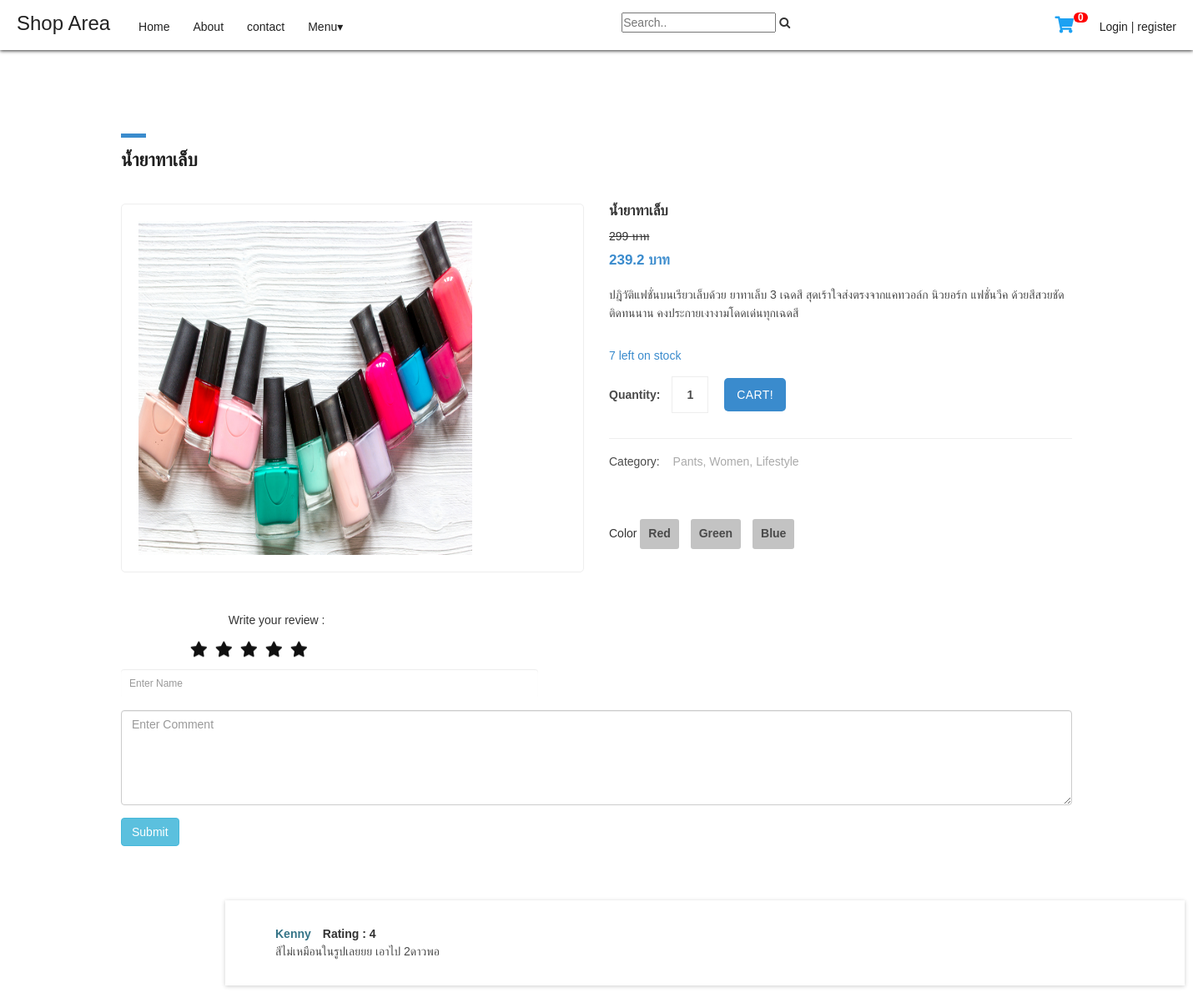
The app's page /Webdatabase/single-product.php?id=2 with its own data.
### tables this page shows
CREATE TABLE `stock` (
  `ProductID` int(9) NOT NULL,
  `SellerID` int(9) NOT NULL,
  `ProductName` varchar(120) NOT NULL,
  `Price` int(10) NOT NULL,
  `CategoryID` int(9) NOT NULL,
  `ProductDetail` text NOT NULL,
  `DiscountPrice` int(5) NOT NULL,
  `DiscountType` char(1) NOT NULL COMMENT '1 %   2 baht'
);

CREATE TABLE `productpicture` (
  `ProductID` int(9) NOT NULL,
  `ProductPicture` varchar(50) NOT NULL
);

CREATE TABLE `productdetail` (
  `ProductDetailID` int(9) NOT NULL,
  `Type` varchar(30) NOT NULL,
  `Value` varchar(30) NOT NULL,
  `Quantity` int(5) NOT NULL,
  `ProductID` int(9) NOT NULL
);

CREATE TABLE `reviewproduct` (
  `ReviewID` int(9) NOT NULL,
  `ProductID` int(9) NOT NULL,
  `OrderID` int(9) NOT NULL,
  `Rating` float NOT NULL,
  `Comment` text NOT NULL
);

CREATE TABLE `user` (
  `UserID` int(9) NOT NULL,
  `Fname` varchar(50) NOT NULL,
  `Lname` varchar(50) NOT NULL,
  `Gender` char(1) NOT NULL,
  `Tel` char(10) NOT NULL,
  `DOB` date NOT NULL,
  `Email` varchar(50) NOT NULL,
  `News` tinyint(1) NOT NULL DEFAULT '0',
  `ProfilePicture` varchar(50) DEFAULT NULL,
  `Username` varchar(50) NOT NULL,
  `Pass` varchar(50) NOT NULL,
  `IdCard` char(13) DEFAULT NULL,
  `Banking` varchar(50) DEFAULT NULL,
  `Shopname` varchar(120) DEFAULT NULL,
  `Shopdetail` varchar(120) DEFAULT NULL
);

### Webdatabase/single-product.php (the view, shortened to what this page needs)
<!DOCTYPE html>
<?php
    require_once('driver.php');
    $SQLcart="SELECT * from cart WHERE UserID= '".$_SESSION['UserID']."'";
$querycart = mysqli_query($conn,$SQLcart);
$numcart =mysqli_num_rows($querycart);
require_once('driver.php');
 $id = $_GET['id'];
 $SQL = "SELECT * FROM stock WHERE ProductID = $id";
 $objquery = mysqli_query($conn,$SQL);
    $objresult = mysqli_fetch_array($objquery);
    $SQL2 ="SELECT * FROm productpicture WHERE productID = $id";
    $objquery2= mysqli_query($conn,$SQL2);
?>
<html lang="en" xmlns="http://www.w3.org/1999/xhtml">
<head>
    <link href="css/login.css" rel="stylesheet" type="text/css">
    <link rel="stylesheet" href="https://cdnjs.cloudflare.com/ajax/libs/font-awesome/4.7.0/css/font-awesome.min.css">
    <link href="css/style.css" rel="stylesheet">
    <link href="https://stackpath.bootstrapcdn.com/font-awesome/4.7.0/css/font-awesome.min.css" rel="stylesheet">
    <link rel="stylesheet" href="https://maxcdn.bootstrapcdn.com/bootstrap/3.3.6/css/bootstrap.min.css" />
	 <link rel="stylesheet" href="https://use.fontawesome.com/releases/v5.7.1/css/all.css">
    <link href="css/bootstrap.min.css" rel="stylesheet">
    <link rel="stylesheet" href="css/fontawesome.css">
    <link rel="stylesheet" href="css/tooplate-main.css">
    <link rel="stylesheet" href="css/owl.css">
    <link rel="stylesheet" href="css/flex-slider.css">
</head>
<body>
    <nav>
        <p>Shop Area</p>
        <ul>
            <li><a href="home.php">Home</a></li>
            <li><a href="about.php">About</a></li>
            <li><a href="contact.php">contact</a></li>
            <li>
                <a href="#">Menu▾</a>
            </li>
        </ul>
        <div class="search-container">
            <form action="/action_page.php">
                <input id="2",type="text" placeholder="Search.." name="search">
                <button type="submit"><i class="fa fa-search"></i></button>
            </form>
        </div>
        <section class="nav-container">
            <aside class="menu">
                <div class="menu-container">
                <a href="#" id="cart" class="fas fa-shopping-cart " style="font-size:20px;color:#1da1f2;"></a><span class='badge badge-warning' id='lblCartCount'> <?php echo $numcart?> </span>&emsp;<a href="login.php" id="login">Login</a> | <a href="regis.php" id="regis">register</a>
                </div>
            </aside>
        </section>
    </nav>
    <br>
    <div class="single-product">
        <div class="container">
            <div class="row">
                <div class="col-md-12">
                    <div class="section-heading">
                        <div class="line-dec"></div>
                        <h1><?php echo $objresult['ProductName'];?></h1>
                    </div>
                </div>
                <div class="col-md-6">
                    <div class="product-slider">
                        <div id="slider" class="flexslider">
                            <ul class="slides">
                                <?php while($objresult2=mysqli_fetch_array($objquery2))
                                {
echo "<li>
    <img src =".$objresult2['ProductPicture']." style='width:400px;height:400px;'>
</li>";
                                }
                                ?>
                            </ul>
                        </div>
                    </div>
                </div>
                <div class="col-md-6">
                    <div class="right-content">
                    <?php if($objresult['DiscountType']==1){
    $priceofproduct = $objresult['Price'] - ($objresult['Price']*$objresult['DiscountPrice']/100);
}
else{
    $priceofproduct = $objresult['Price'] - $objresult['DiscountPrice'];
}?>
                        <h4><?php echo $objresult['ProductName'];?></h4>
                        <strike><?php echo $objresult['Price'];?> บาท</strike>
                        <h6><?php echo $priceofproduct." บาท";?></h6>
                        <p><?php echo $objresult['ProductDetail'];?></p>
                        <span>7 left on stock</span>
                        <form action="productsent.php" method="get">
                            <label for="quantity">Quantity:</label>
                            <input name="quantity" type="quantity" class="quantity-text" id="quantity"
                                   onfocus="if(this.value == '1') { this.value = ''; }"
                                   onBlur="if(this.value == '') { this.value = '1';}"
                                   value="1">
                            <input type="submit" class="button" value="Cart!">
                        <div class="down-content">
                            <div class="categories">
                                <h6>Category: <span><a href="#">Pants</a>,<a href="#">Women</a>,<a href="#">Lifestyle</a></span></h6>
                            </div>
                        </div>
                        <div class="cssradio">
                            <h5>
                            <?php $SQL4="SELECT * FROM productdetail WHERE ProductID = $id";
                            $objquery4 = mysqli_query($conn,$SQL4);
                            ?>
                                <?php
                                $count=1;
                                $count2=0;
                                while($objresult4=mysqli_fetch_array($objquery4))
                                {
                                if($count2==0)
                                {
                                echo "<br>";
                                echo $objresult4['Type'];
                                $count2++;
                            }
                                    echo '<input type ="radio" value ='.$objresult4["ProductDetailID"].' name="value" id="radio'.$count.'" />
                                    <label for="radio'.$count.'">'.$objresult4["Value"].'</label>';
                                    $count++;
                                }
                                ?>
                                   </h5>
                        </div>
                        </form>
                    </div>
                </div>
            </div>
        </div>
    </div>
    <br><br>
    <h5>&emsp;&emsp;&emsp;&emsp;&emsp;&emsp;&emsp;&emsp;&emsp;&emsp;&emsp;&emsp;&emsp;&emsp;&emsp;&emsp;&emsp;&emsp;&emsp;&nbsp; Write your review : </h5><br>
    <form method="POST" id="comment_form" action="commentsend.php">
    <div class="rating">
        <input type="radio" name="star" id="star1" value=5><label for="star1"></label>
        <input type="radio" name="star" id="star2" value=4><label for="star2"></label>
        <input type="radio" name="star" id="star3" value=3><label for="star3"></label>
        <input type="radio" name="star" id="star4" value=2><label for="star4"></label>
        <input type="radio" name="star" id="star5" value=1><label for="star5"></label>
    </div>
    <br />
    <div class="container">
            <div class="form-group">
                <input type="text" name="comment_name" id="comment_name" class="form-control" placeholder="Enter Name" />
            </div>
            <div class="form-group">
                <textarea name="comment_content" id="comment_content" class="form-control" placeholder="Enter Comment" rows="5" ></textarea>
            </div>
            <div class="form-group">
                <input type="submit" name="submit" id="submit" class="btn btn-info" value="Submit" />
            </div>
        </form>
        <br />
    <br>
    <div>
<?php $SQLcomment= "SELECT * from reviewproduct WHERE ProductID=$id ORDER BY RAND()LIMIT 5";
    $objectcomment=mysqli_query($conn,$SQLcomment);
    while($querycomment=mysqli_fetch_array($objectcomment)){
        $SQLid = "SELECT * from checkout WHERE OrderID = '".$querycomment['OrderID']."'";
        $queryid =mysqli_query($conn,$SQLid);
        $objectid= mysqli_fetch_array($queryid);
        $SQLname ="SELECT * from user WHERE UserID ='".$objectid['UserID']."'";
        $queryname=mysqli_query($conn,$SQLname);
        $objectname = mysqli_fetch_array($queryname);
        echo "<div class='content-wrap'>
  <div class='comment-item'>
    <div class='comment-item--inner'>
      <div class='is-right'>
        <div class='is-right--inner'>
          <a href='#' class='name'>".$objectname['Username']."</a><b>&emsp;Rating : ".$querycomment['Rating']."</b>
          <div class='the--comment'>
            <p>".$querycomment['Comment']."</p>
		  </div>
		</div>
	  </div>
	</div>
  </div>
</div>
";
 }?>
<br><br><br><br>
    </div>
</body>
</html>

### Webdatabase/css/login.css (style rules this page uses)
* { margin : 0; padding : 0; }
nav { width:100%; height: 60px; background-color:#ffffff; box-shadow: 0pc 1px 4px 0px #333; }
.menu { display: block; line-height: 25px; float: right; padding: 15px 20px; }
.menu>.menu-container { float: right; front-family: arial; font-size: 14px; position:relative; }
.menu > .menu-container>a { color: #222; text-decoration: none; }
.search-container { margin-top: 0px; float: left; margin-left: 300px; padding :15px 20px; }
input[type=text] { padding: 10px; font-size: 12px; font-family: Arial; width: 500px; border: none; }
button { background: #fff; font-size: 14px; border: none; cursor: pointer; }
nav p { front-family: arial; color: #222; font-size: 24px; line-height: 55px; float: left; padding: 0px 20px; }
nav ul { z-index: 1000; float: left; }
nav ul li { float:left; list-style: none; position:relative; }
nav ul li a { display: block; front-family: arial; color: #222; font-size: 14px; padding: 22px 14px; text-decoration: none; }

### Webdatabase/css/style.css (style rules this page uses)
body { margin: 0; padding: 0; background: #262626; }
.rating { position: absolute; left: 17%; transform: translate(-50%,-50%) rotateY(180deg); display: flex; }
.rating label { display: block; cursor: pointer; width: 30px; }
.rating label:before { content: '\f005'; font-family: fontAwesome; position: relative; display: block; font-size: 20px; color: #101010; }
.rating label:after { content: '\f005'; font-family: fontAwesome; position: absolute; display: block; font-size: 20px; color: #1f9cff; top: 0; opacity: 0; transition: .5s; text-shadow: 0 2px 5px rgba(0,0,0,.5); }
.cssradio label { padding:10px ; margin: 15px 10px 0 0 ; border-radius: 3px; display:inline-block; color: #fff; cursor: pointer; background:#c3c3c3; }

### Webdatabase/css/tooplate-main.css (style rules this page uses)
body { font-family: 'Roboto', sans-serif; transition: all 0.5s; }
p { margin-bottom: 0px; font-size: 14px; color: #4a4a4a; line-height: 24px; }
a { text-decoration: none!important; }
.section-heading { margin-top: 80px; margin-bottom: 40px; }
.section-heading .line-dec { width: 30px; height: 5px; background-color: #3a8bcd; }
.section-heading h1 { font-size: 22px; font-weight: 700; color: #1e1e1e; margin-top: 15px; }
.single-product .product-slider { padding: 20px; border: 1px solid #eee!important; border-radius: 5px; }
.flexslider { border: none!important; }
.single-product .right-content h4 { font-size: 17px; font-weight: 700; margin-top: 0px; }
.single-product .right-content h6 { color: #3a8bcd; font-size: 17px; font-weight: 700; margin-top: 10px; }
.single-product .right-content p { margin-top: 20px; margin-bottom: 30px; }
.single-product .right-content span { font-size: 14px; color: #3a8bcd; font-weight: 500; display: inline-block; margin-bottom: 15px; }
.single-product .right-content label { font-size: 14px; color: #4a4a4a; }
.single-product .right-content .quantity-text { margin-left: 10px; width: 44px; height: 44px; line-height: 42px; font-size: 14px; font-weight: 700; color: #4a4a4a; display: inline-block; text-align: center; outline: none; border: 1px solid #eee; }
.single-product .right-content .button { margin-left: 15px; cursor: pointer; background-color: #3a8bcd; outline: none; border-radius: 5px; padding: 10px 15px; display: inline-block; color: #fff; font-size: 14px; text-transform: uppercase; font-weight: 300; letter-spacing: 0.4px; text-decoration: none; transition: all 0.5s; box-shadow: none; border: none; }
.single-product .right-content .down-content span { margin-bottom: 0px; display: inline-block; margin-left: 8px; color: #aaa; }
.single-product .right-content .down-content span a { color: #aaa; font-weight: 400; margin-left: 4px; transition: all 0.5s; }
.single-product .right-content .down-content .categories { border-top: 1px solid #eee; margin-top: 30px; padding: 10px 0px; }
.single-product .right-content .down-content h6 { font-size: 14px; color: #4a4a4a; font-weight: 400; }

### Webdatabase/single-product.php (style rules this page uses)
#lblCartCount { font-size: 12px; background: #ff0000; color: #fff; padding: 0 5px; vertical-align: 12px; }
* { box-sizing: border-box; color: #333; }
.rating { margin-left: 50px; }
body { font-family: "Source Sans Pro", sans-serif; -webkit-touch-callout: none; -webkit-user-select: none; -khtml-user-select: none; -moz-user-select: none; -ms-user-select: none; user-select: none; }
p { line-height: 1.6; }
.content-wrap { max-width:1150px; width: 100%; margin: 5px 270px 5px; }
.name { color: #367588; text-decoration: none; font-size: 14px; font-weight: 700; }

### records on screen
stock: ProductName "น้ำยาทาเล็บ", Price "299", priceofproduct "239.2", ProductDetail "ปฎิวัติแฟชั่นบนเรียวเล็บด้วย ยาทาเล็บ 3 เฉดสี สุดเร้าใจส่งตรงจากแคทวอล์ก นิวยอร์ก แฟชั่นวีค ด้วยสีสวยชัด ติดทนนาน คงประกายเงางามโดดเด่นทุกเฉดสี"
productpicture: ProductPicture (picture)
productdetail: Type "Color", Value "Red"
productdetail: Value "Green"
productdetail: Value "Blue"
reviewproduct: user.Username "Kenny", Rating "4", Comment "สีไม่เหมือนในรูปเลยยย เอาไป 2ดาวพอ"

### other values on screen
$numcart "0"
